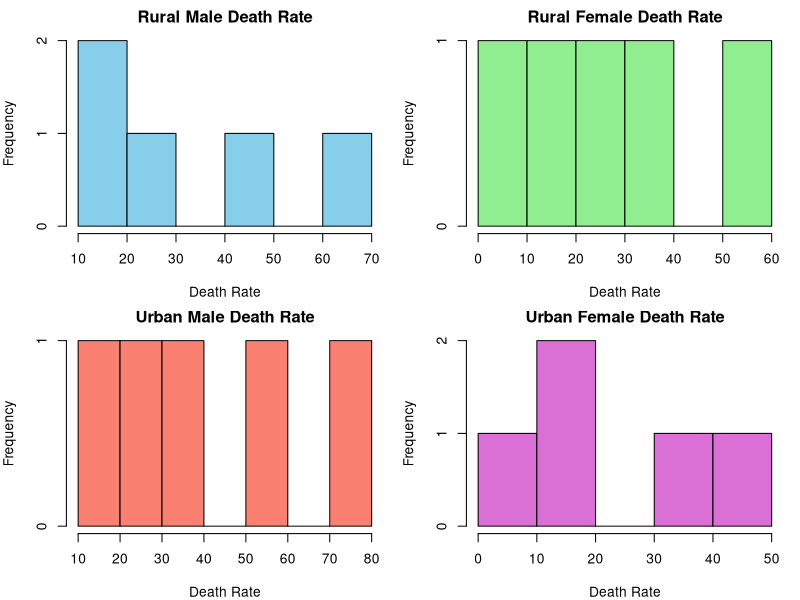

Source code (R):
# DV Lab – Week 1(a)
# Name:V NAGA VEERANNA
# Roll No:24A95A6103

# Load Va Deaths data set (built-in)  
data("VADeaths")  

# Display the dataset  
print("VADeaths Dataset:")  
print(VADeaths)  

# Convert matrix to data frame for easier manipulation  
va_df <- as.data.frame(VADeaths)  

# Optional: View structure  
str(va_df)  

# Visualize each column using histograms
dev.off()  
par(mfrow = c(2, 2),mar=c(4,4,2,1))  # 2x2 plotting layout where mf is multi figure layout by rows 

# Histogram for Rural Male  
hist(va_df$`Rural Male`,  
     main = "Rural Male Death Rate",  
     xlab = "Death Rate",  
     col = "skyblue",  
     border = "black")  

# Histogram for Rural Female  
hist(va_df$`Rural Female`,  
     main = "Rural Female Death Rate",  
     xlab = "Death Rate",  
     col = "lightgreen",  
     border = "black")  

# Histogram for Urban Male  
hist(va_df$`Urban Male`,  
     main = "Urban Male Death Rate",  
     xlab = "Death Rate",  
     col = "salmon",  
     border = "black")  

# Histogram for Urban Female  
hist(va_df$`Urban Female`,  
     main = "Urban Female Death Rate",  
     xlab = "Death Rate",  
     col = "orchid",  
     border = "black")  

# Reset layout  
par(mfrow = c(1, 1))
